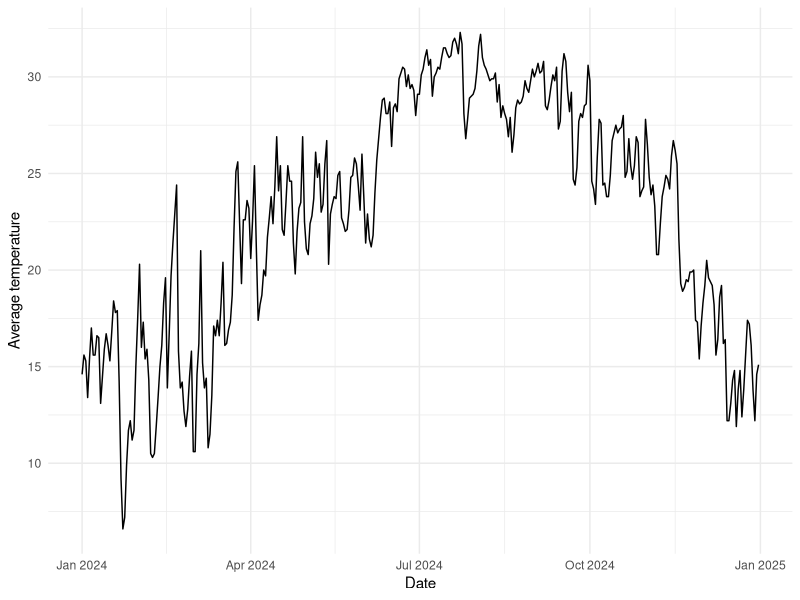
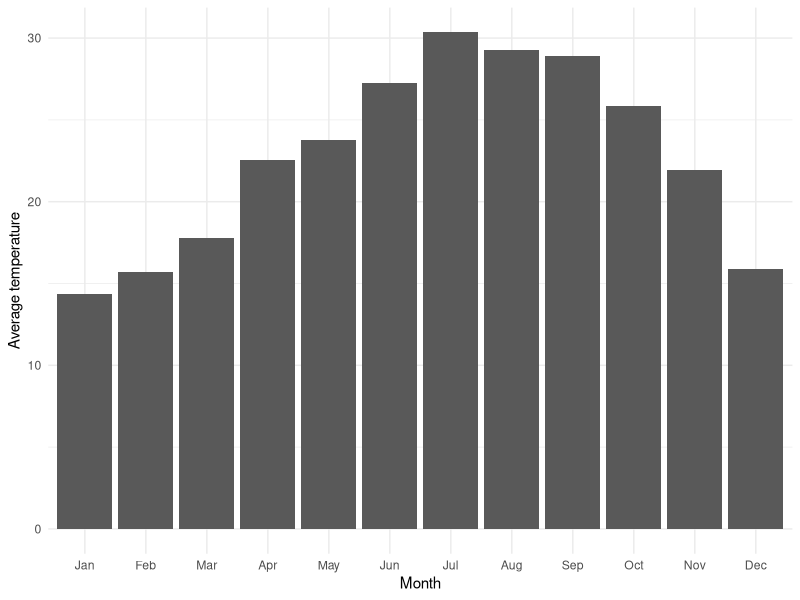
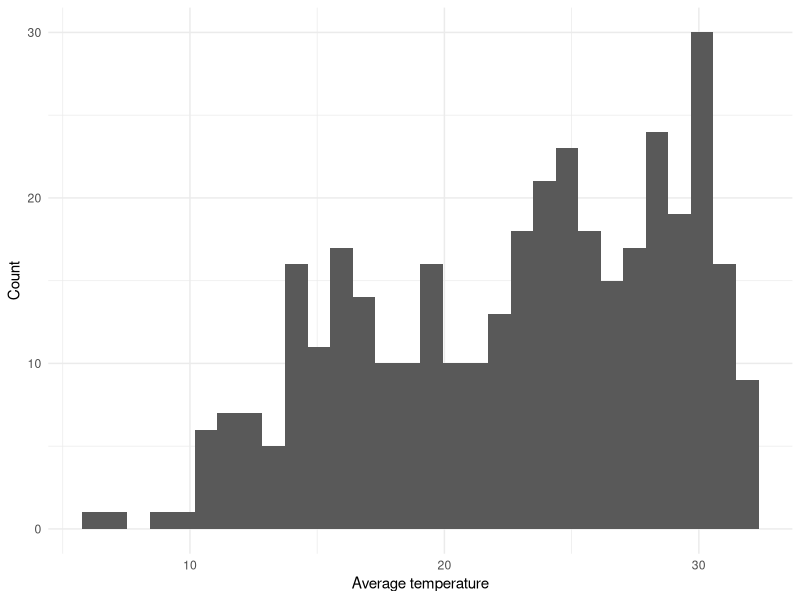
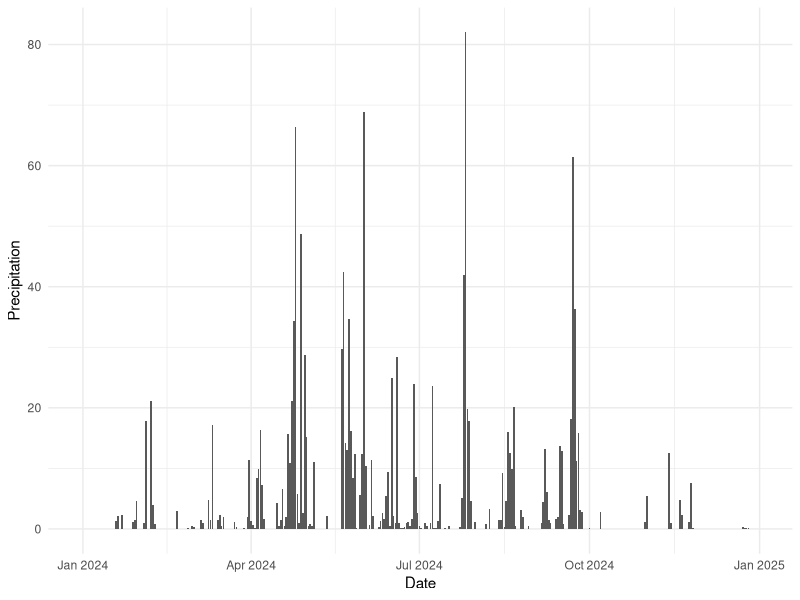
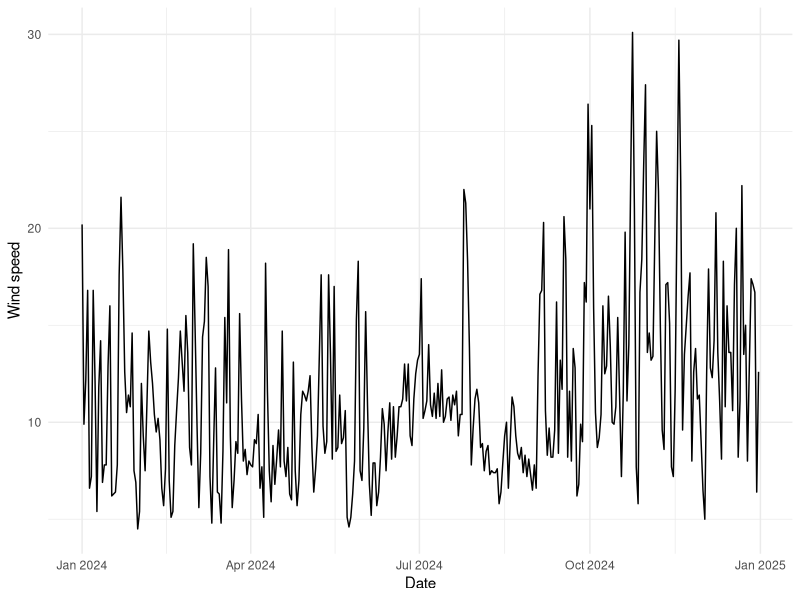
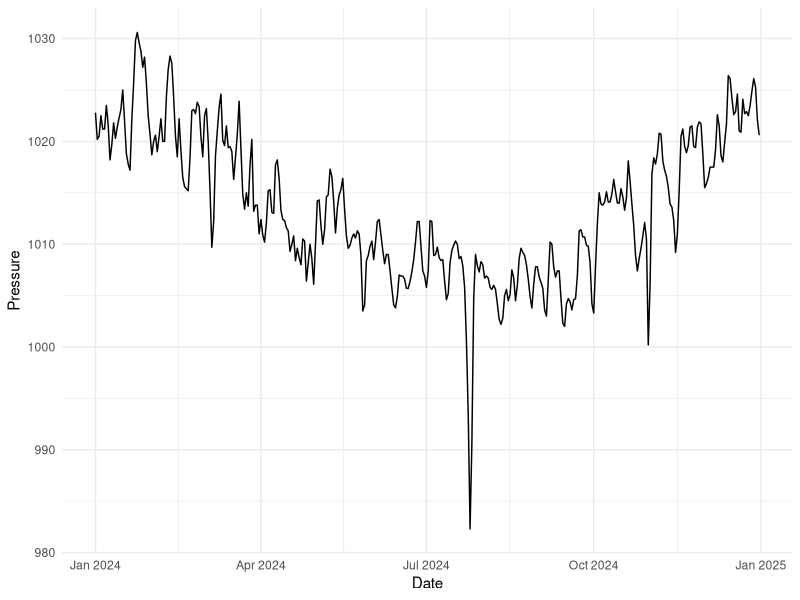
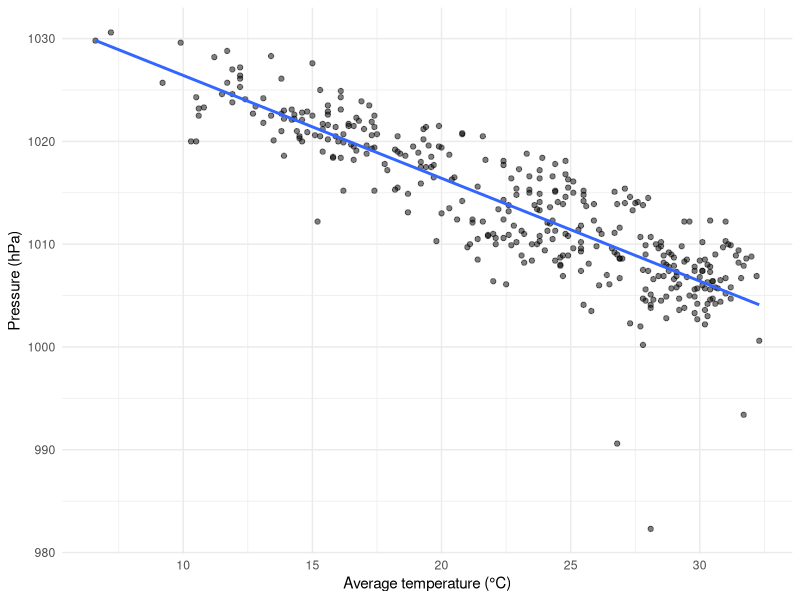
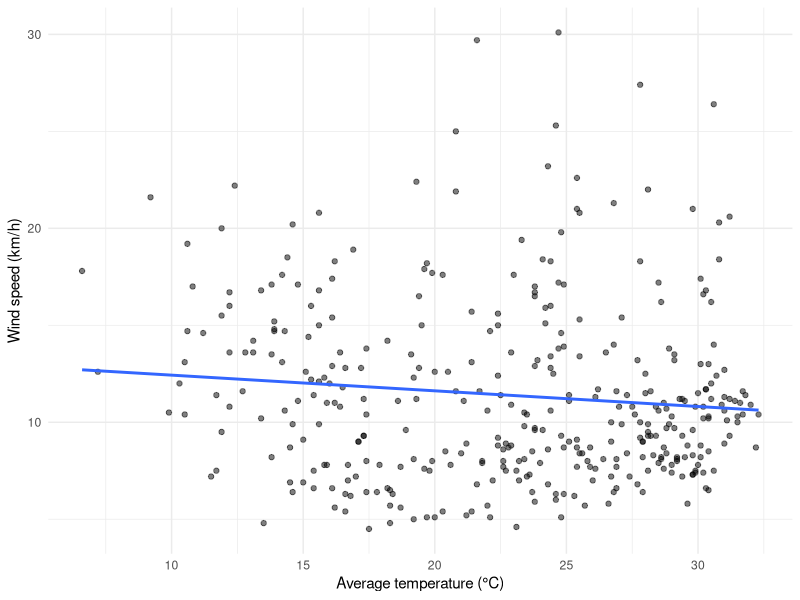

These charts were generated, in order, by the following R code:
## ---- chunk 1
#| include: false

knitr::opts_chunk$set(
  echo = FALSE,
  warning = FALSE,
  message = FALSE
)

library(tidyverse)
library(lubridate)
## ---- chunk 2
#| echo: false

library(tidyverse)
library(lubridate)

df <- read_csv("Xiamen 2024.csv")

df <- df %>%
  mutate(date = as.Date(date)) %>%
  select(date, tavg, tmin, tmax, prcp, wspd, pres)

## ---- chunk 3
#| tbl-cap: "Summary statistics for key environmental variables in Xiamen, 2024."
#| tbl-colwidths: [25, 15, 15, 15, 15]
#| echo: false

df %>%
  summarise(
    `Mean Temperature (°C)` = round(mean(tavg, na.rm = TRUE), 2),
    `SD Temperature (°C)`   = round(sd(tavg, na.rm = TRUE), 2),
    `Total Precipitation (mm)` = round(sum(prcp, na.rm = TRUE), 1),
    `Mean Wind Speed (km/h)` = round(mean(wspd, na.rm = TRUE), 2),
    `Mean Pressure (hPa)`   = round(mean(pres, na.rm = TRUE), 2)
  ) %>%
  pivot_longer(
    cols = everything(),
    names_to = "Statistic",
    values_to = "Value"
  )
## ---- chunk 4
#| fig-width: 6
#| fig-height: 3.5
#| fig-cap: "Daily average temperature in Xiamen during 2024."

ggplot(df, aes(x = date, y = tavg)) +
  geom_line() +
  labs(x = "Date", y = "Average temperature") +
  theme_minimal()
## ---- chunk 5
#| fig-width: 6
#| fig-height: 3.5
#| fig-cap: "Monthly average temperature in Xiamen during 2024."

df %>%
  mutate(month = lubridate::month(date, label = TRUE)) %>%
  group_by(month) %>%
  summarise(monthly_mean = mean(tavg, na.rm = TRUE)) %>%
  ggplot(aes(x = month, y = monthly_mean)) +
  geom_col() +
  labs(
    x = "Month",
    y = "Average temperature"
  ) +
  theme_minimal()
## ---- chunk 6
#| fig-width: 5
#| fig-height: 3.5
#| fig-cap: "Distribution of daily average temperature in Xiamen, 2024."

ggplot(df, aes(x = tavg)) +
  geom_histogram(bins = 30) +
  labs(
    x = "Average temperature",
    y = "Count"
  ) +
  theme_minimal()
## ---- chunk 7
#| fig-width: 6
#| fig-height: 3.5
#| fig-cap: "Daily precipitation in Xiamen during 2024."

ggplot(df, aes(x = date, y = prcp)) +
  geom_col() +
  labs(x = "Date", y = "Precipitation") +
  theme_minimal()

prcp_p95 <- quantile(df$prcp, 0.95, na.rm = TRUE)
prcp_p95
## ---- chunk 8
#| fig-width: 6
#| fig-height: 3.5
#| fig-cap: "Daily wind speed in Xiamen during 2024."

ggplot(df, aes(x = date, y = wspd)) +
  geom_line() +
  labs(x = "Date", y = "Wind speed") +
  theme_minimal()

wspd_median <- median(df$wspd, na.rm = TRUE)
wspd_p95 <- quantile(df$wspd, 0.95, na.rm = TRUE)

## ---- chunk 9
#| fig-width: 6
#| fig-height: 3.5
#| fig-cap: "Daily atmospheric pressure in Xiamen during 2024."

ggplot(df, aes(x = date, y = pres)) +
  geom_line() +
  labs(x = "Date", y = "Pressure") +
  theme_minimal()

pres_min <- min(df$pres, na.rm = TRUE)
pres_max <- max(df$pres, na.rm = TRUE)
## ---- chunk 10
#| fig-width: 5
#| fig-height: 4
#| fig-cap: "Relationship between daily average temperature and atmospheric pressure."

ggplot(df, aes(x = tavg, y = pres)) +
  geom_point(alpha = 0.5) +
  geom_smooth(method = "lm", se = FALSE) +
  labs(
    x = "Average temperature (°C)",
    y = "Pressure (hPa)"
  ) +
  theme_minimal()

cor_tavg_pres <- cor(df$tavg, df$pres, use = "complete.obs")
## ---- chunk 11
#| fig-width: 5
#| fig-height: 4
#| fig-cap: "Relationship between daily average temperature and wind speed."

ggplot(df, aes(x = tavg, y = wspd)) +
  geom_point(alpha = 0.5) +
  geom_smooth(method = "lm", se = FALSE) +
  labs(
    x = "Average temperature (°C)",
    y = "Wind speed (km/h)"
  ) +
  theme_minimal()

cor_tavg_wspd <- cor(df$tavg, df$wspd, use = "complete.obs")
## ---- chunk 12
#| fig-width: 5
#| fig-height: 4
#| fig-cap: "Relationship between precipitation and atmospheric pressure on rainy days."

df %>%
  filter(!is.na(prcp), prcp > 0) %>%
  ggplot(aes(x = pres, y = prcp)) +
  geom_point(alpha = 0.5) +
  geom_smooth(method = "lm", se = FALSE) +
  labs(
    x = "Pressure (hPa)",
    y = "Precipitation (mm)"
  ) +
  theme_minimal()
